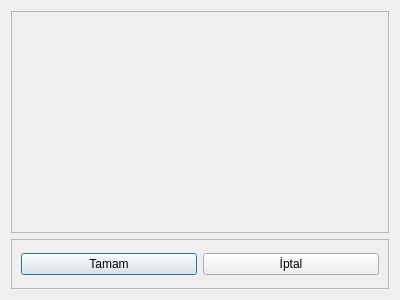
<?xml version="1.0" encoding="UTF-8"?>
<ui version="4.0">
 <class>Dialog</class>
 <widget class="QDialog" name="Dialog">
  <property name="geometry">
   <rect>
    <x>0</x>
    <y>0</y>
    <width>400</width>
    <height>300</height>
   </rect>
  </property>
  <property name="windowTitle">
   <string>Dialog</string>
  </property>
  <layout class="QVBoxLayout" name="verticalLayout">
   <item>
    <widget class="QFrame" name="frame">
     <property name="frameShape">
      <enum>QFrame::StyledPanel</enum>
     </property>
     <property name="frameShadow">
      <enum>QFrame::Raised</enum>
     </property>
    </widget>
   </item>
   <item>
    <widget class="QFrame" name="frame_2">
     <property name="maximumSize">
      <size>
       <width>16777215</width>
       <height>50</height>
      </size>
     </property>
     <property name="frameShape">
      <enum>QFrame::StyledPanel</enum>
     </property>
     <property name="frameShadow">
      <enum>QFrame::Raised</enum>
     </property>
     <layout class="QHBoxLayout" name="horizontalLayout">
      <item>
       <widget class="QPushButton" name="pushButton">
        <property name="text">
         <string>Tamam</string>
        </property>
       </widget>
      </item>
      <item>
       <widget class="QPushButton" name="pushButton_2">
        <property name="text">
         <string>İptal</string>
        </property>
       </widget>
      </item>
     </layout>
    </widget>
   </item>
  </layout>
 </widget>
 <resources/>
 <connections/>
</ui>
